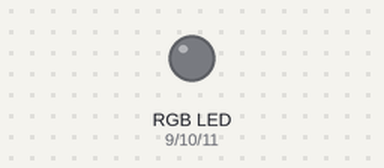
The program below on a simulated Arduino Uno, built with avr-gcc and run on an emulated ATmega328P. On the bench: an RGB LED mixed from three pins (HIGH = lit). Dim RGB values are drawn brighter than linear.

Above: at 0.15 s.
At 16.14 s:
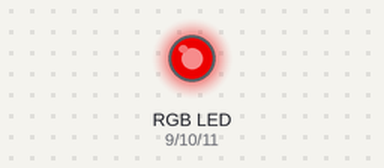
Timing chart, 0 to 16.0 s (numbered marks = the images above):
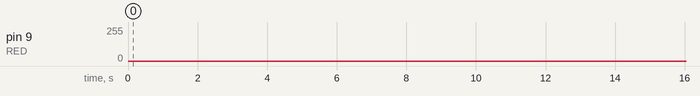

The program:

main.cpp
```cpp
#include <Arduino.h>

#define RED 9  // 11 for blink, 9 for smooth
#define GREEN 10 // 12 for blink, 10 for smooth
#define BLUE 11  // 13 for blink, 11 for smooth

void ledsBlink() {
  digitalWrite(RED, HIGH); // включаем красный свет
  digitalWrite(GREEN, LOW);
  digitalWrite(BLUE, LOW);

  delay(1000); // устанавливаем паузу для эффекта

  digitalWrite(RED, LOW);
  digitalWrite(GREEN, HIGH); // включаем зеленый свет
  digitalWrite(BLUE, LOW);

  delay(1000); // устанавливаем паузу для эффекта

  digitalWrite(RED, LOW);
  digitalWrite(GREEN, LOW);
  digitalWrite(BLUE, HIGH); // включаем синий свет

  delay(1000); // устанавливаем паузу для эффекта
}

void ledsSmooth() {
   // плавное включение/выключение красного цвета
   for (int i = 0; i <= 255; i++) {
      analogWrite(RED, i);
      delay(2);
   }
   for (int i = 255; i >= 0; i--) {
      analogWrite(RED, i);
      delay(2);
   }

   // плавное включение/выключение зеленого цвета
   for (int i = 0; i <= 255; i++) {
      analogWrite(GREEN, i);
      delay(2);
   }
   for (int i = 255; i >= 0; i--) {
      analogWrite(GREEN, i);
      delay(2);
   }

   // плавное включение/выключение синего цвета
   for (int i = 0; i <= 255; i++) {
      analogWrite(BLUE, i);
      delay(2);
   }
   for (int i = 255; i >= 0; i--) {
      analogWrite(BLUE, i);
      delay(2);
   }
}

void setup() {
  pinMode(RED, OUTPUT);  // используем Pin11 для вывода
  pinMode(GREEN, OUTPUT); // используем Pin12 для вывода
  pinMode(BLUE, OUTPUT);  // используем Pin13 для вывода
}

void loop() {
  ledsSmooth();
}
```
